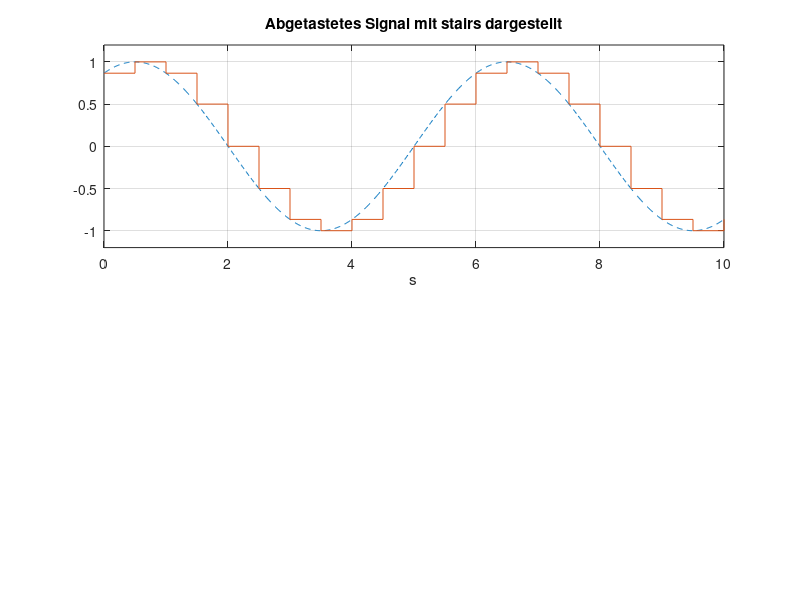

MATLAB code to generate this figure:
% Experiment (m_stairs.m) zum Befehl stairs

%------- Sinussignal (kontinuierlich)
t = 0:0.01:10;
x = sin(2*pi*t/6+pi/3);

%------- Abgetastetes Signal
td = 0:0.5:10;
xd = x(1:0.5/0.01:length(x));

figure(1);
subplot(211), plot(t, x, '--');    hold on
stairs(td, xd);
hold off
title('Abgetastetes Signal mit stairs dargestellt');
xlabel('s');    grid;
La = axis;    axis([La(1), La(2), -1.2, 1.2]);
